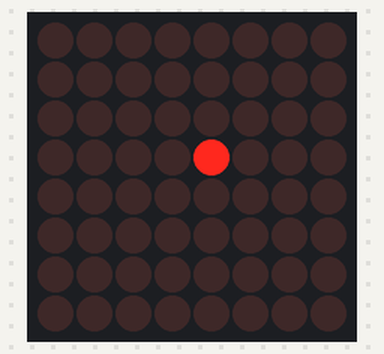
Bench run of a sketch on a simulated Arduino Uno, built with avr-gcc and run on an emulated ATmega328P. Parts: 8×8 LED matrix.

Above: at 0.05 s.
At 0.45 s:
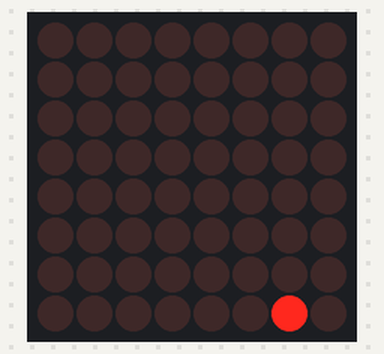
At 0.85 s:
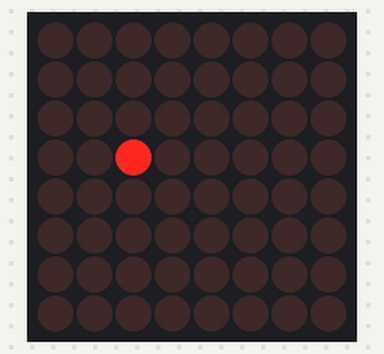
At 1.25 s:
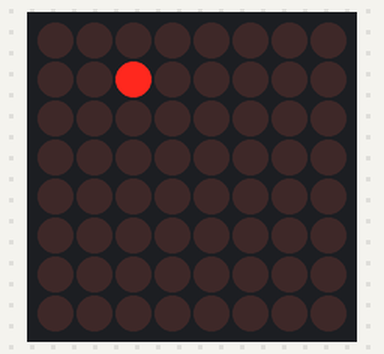
At 1.75 s:
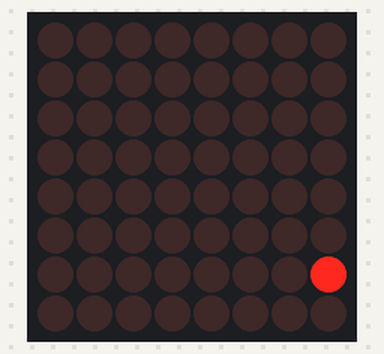

Measured:
- by itself, everything shown: repeats every 1.4 s, in 14 steps

The sketch:

zadatak7.1.ino
```cpp
#include "LedControl.h"

LedControl lc = LedControl(12, 11, 10, 1);

int x = 3;
int y = 2;
int dx = 1;
int dy = 1;

void setup() {
  lc.shutdown(0, false);
  lc.setIntensity(0, 8);
  lc.clearDisplay(0);
}

void loop() {
  lc.setLed(0, y, x, false);

  x += dx;
  y += dy;

  if (x <= 0 || x >= 7) dx = -dx;
  if (y <= 0 || y >= 7) dy = -dy;

  lc.setLed(0, y, x, true);

  delay(100);
}
```
